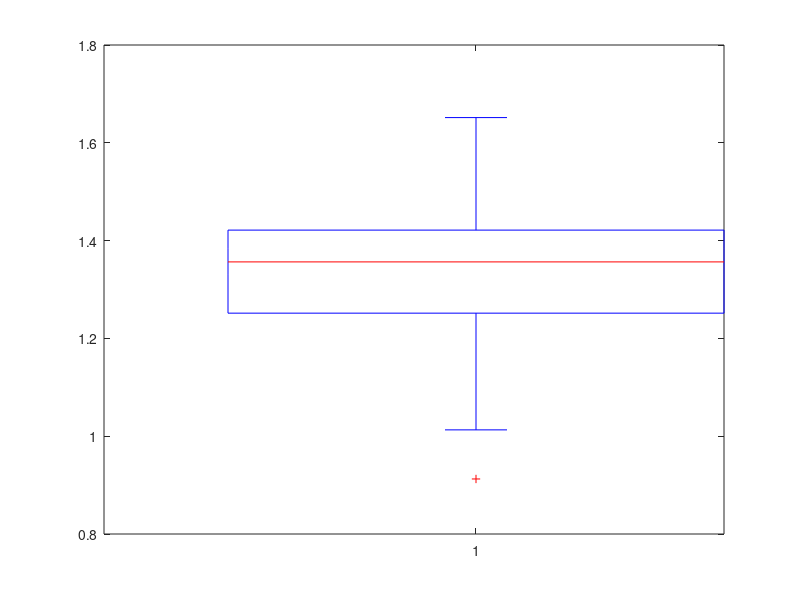

This chart was generated by the following MATLAB code:
n=100;
a=zeros(n);
influence=zeros(n,1);
p=0.25;
error=1;

%% Generate Graph

for i=1:n
    for j=1:n
        if i==j
            a(i,j)=0;
        else
            a(i,j)=rand;
            if a(i,j)>0.5
                a(i,j)=1;
            else
                a(i,j)=0;
            end;
        end;
    end;
end;


%% Calculate TunkRank 

%Following(i): a(i,*): People that are following i
%Follower(j): a(*,j): People j is following

while error > 0
    infold=influence;
    for i=1:n
        influence_sum=0;
        for j=1:n
            following=sum(a(:,j));
            influence_sum=influence_sum+ a(i,j)*(1+p*influence(j))/following;
        end;
        influence(i)=influence_sum;
    end;
    error=1/2*(influence-infold)'*(influence-infold);
end;

%% Analysis of influence

boxplot(influence);
